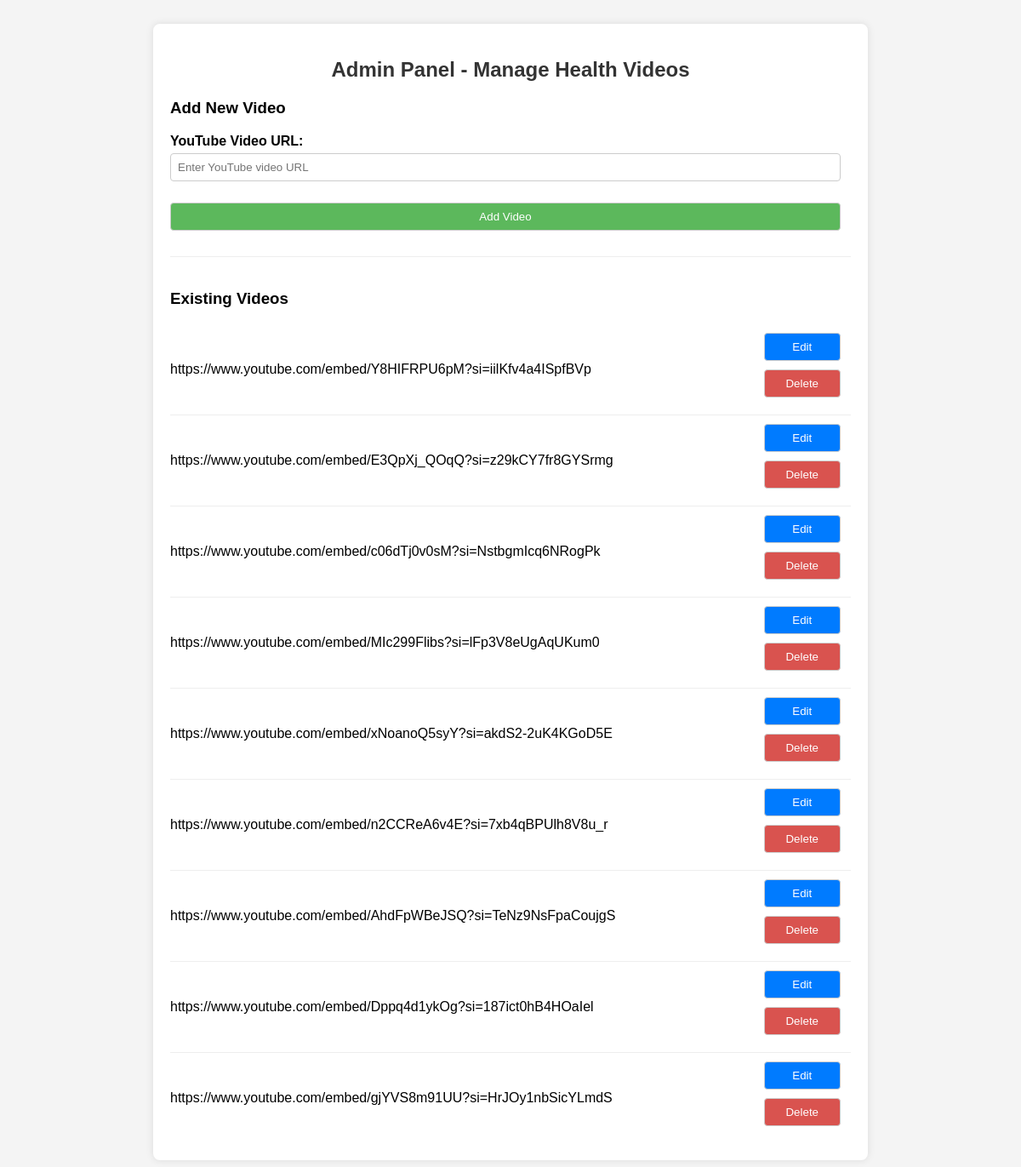
Page /hav.php on the committed database.
### tables this page shows
CREATE TABLE IF NOT EXISTS `health_videos` (
`id` int(11) NOT NULL,
  `video_url` varchar(255) NOT NULL
);

### hav.php (the view, shortened to what this page needs)
<!DOCTYPE html>
<html lang="en">
<head>
</head>
<body>
    <div class="container">
        <h2>Admin Panel - Manage Health Videos</h2>
        <h3>Add New Video</h3>
        <form method="POST" action="<?php echo $_SERVER['PHP_SELF']; ?>">
            <div class="form-group">
                <label for="video_url">YouTube Video URL:</label>
                <input type="text" id="video_url" name="video_url" required placeholder="Enter YouTube video URL">
            </div>
            <button type="submit">Add Video</button>
        </form>
        <div class="video-list">
            <h3>Existing Videos</h3>
            <?php
            $servername = "localhost";
            $username = "root";
            $password = "";
            $dbname = "homeopathy";
            $conn = new mysqli($servername, $username, $password, $dbname);
            $sql = "SELECT id, video_url FROM health_videos";
            $result = $conn->query($sql);
            if ($result->num_rows > 0) {
                while ($row = $result->fetch_assoc()) {
                    echo '<div class="video-item">';
                    echo '<span>' . htmlspecialchars($row["video_url"]) . '</span>';
                    echo '<div>';
                    echo '<button type="button" class="edit-button" onclick="showEditForm(' . $row["id"] . ')">Edit</button>';
                    echo '<form method="POST" action="' . $_SERVER['PHP_SELF'] . '" style="display: inline;">';
                    echo '<button type="submit" class="delete-button">Delete</button>';
                    echo '</form>';
                    echo '</div>';
                    echo '</div>';
                }
            } else {
                echo "<p>No videos in the database.</p>";
            }
            ?>
        </div>
    </div>
</body>
</html>

### hav.php (style rules this page uses)
body { font-family: sans-serif; background-color: #f4f4f4; padding: 20px; }
.container { background-color: #fff; padding: 20px; border-radius: 8px; box-shadow: 0 0 10px rgba(0, 0, 0, 0.1); max-width: 800px; margin: 0 auto; }
h2 { text-align: center; margin-bottom: 20px; color: #333; }
.form-group { margin-bottom: 15px; }
label { display: block; margin-bottom: 5px; font-weight: bold; }
input[type="text"], button { width: calc(100% - 12px); padding: 8px; border: 1px solid #ccc; border-radius: 4px; box-sizing: border-box; margin-bottom: 10px; }
button { background-color: #5cb85c; color: white; cursor: pointer; transition: background-color 0.3s ease; }
.delete-button { background-color: #d9534f; }
.video-list { margin-top: 20px; border-top: 1px solid #eee; padding-top: 20px; }
.video-item { display: flex; justify-content: space-between; align-items: center; padding: 10px 0; border-bottom: 1px solid #eee; }
.video-item:last-child { border-bottom: none; }
.edit-button { background-color: #007bff; margin-right: 5px; }

### rows in the picture
health_videos: video_url "https://www.youtube.com/embed/Y8HIFRPU6pM?si=iilKfv4a4ISpfBVp"
health_videos: video_url "https://www.youtube.com/embed/E3QpXj_QOqQ?si=z29kCY7fr8GYSrmg"
health_videos: video_url "https://www.youtube.com/embed/c06dTj0v0sM?si=NstbgmIcq6NRogPk"
health_videos: video_url "https://www.youtube.com/embed/MIc299Flibs?si=lFp3V8eUgAqUKum0"
health_videos: video_url "https://www.youtube.com/embed/xNoanoQ5syY?si=akdS2-2uK4KGoD5E"
health_videos: video_url "https://www.youtube.com/embed/n2CCReA6v4E?si=7xb4qBPUlh8V8u_r"
health_videos: video_url "https://www.youtube.com/embed/AhdFpWBeJSQ?si=TeNz9NsFpaCoujgS"
health_videos: video_url "https://www.youtube.com/embed/Dppq4d1ykOg?si=187ict0hB4HOaIel"
health_videos: video_url "https://www.youtube.com/embed/gjYVS8m91UU?si=HrJOy1nbSicYLmdS"
